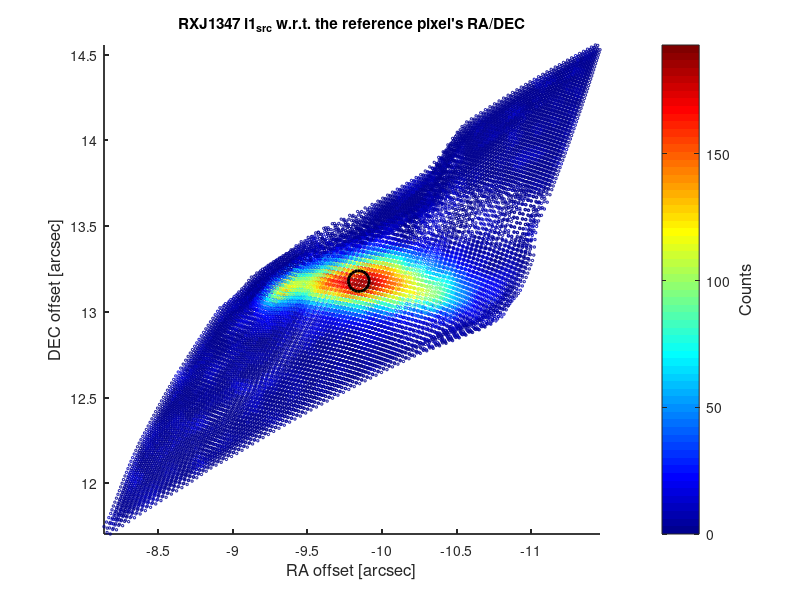
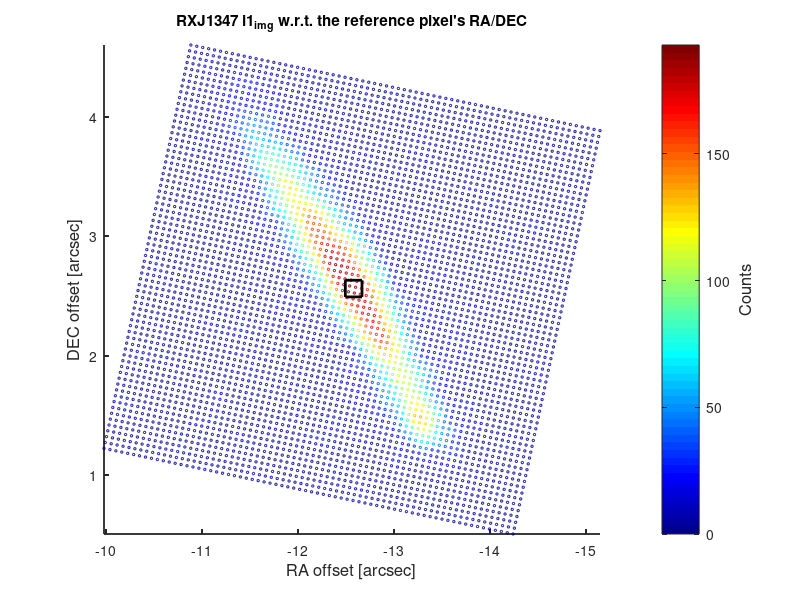
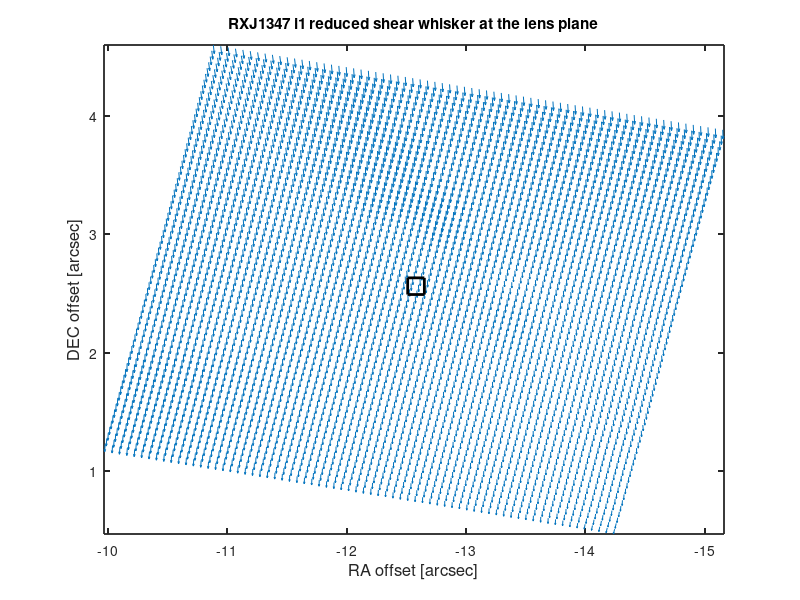

The MATLAB source for these figures, in order:
% plotting one single remapped images

clear all; clc

% getting results for i1_
load 4.1_R_remap.mat
img_ra=(img_ra-ref_ra)*3600.;     % RA in arcsec
img_dec=(img_dec-ref_dec)*3600.;  % DEC in arcsec
img_cnt=img;
src_ra=(reshape(RA4_src,N_img*4,1)-ref_ra)*3600.;     % RA in arcsec
src_dec=(reshape(DEC4_src,N_img*4,1)-ref_dec)*3600.;  % DEC in arcsec
src_cnt=reshape(sb_src,N_img*4,1);
rg1=gamma1_img./(1-kappa_img);
rg2=gamma2_img./(1-kappa_img);
ctr_img_ra=(img_ctr(2,1)-ref_ra)*3600.;
ctr_img_dec=(img_ctr(2,2)-ref_dec)*3600.;
ctr_src_ra=(ctr_ra-ref_ra)*3600.;
ctr_src_dec=(ctr_dec-ref_dec)*3600.;

% color and linewidth schemes
lab_fontsize =12; axes_fontsize =10;
color = {'y','r','m','g','c','k','b'};
solid = {'-b','-r','-m','-g','-c','-k','-y'};
dot = {':b',':r',':m',':g',':c',':k'};
dash = {'--b','--r','--m','--g','--c','--k'};
lw1=2.5; lw2=1.7; lw3=0.8;

%% the remapped images in src plane
figure(1)  
scatter(src_ra,src_dec,3,src_cnt)
colormap('jet');
hold on
plot(ctr_src_ra,ctr_src_dec,'ko','MarkerSize',15,'LineWidth',2)
hold off

xlabel('RA offset [arcsec]','FontSize',lab_fontsize);
ylabel('DEC offset [arcsec]','FontSize',lab_fontsize);
title('RXJ1347 i1_{src} w.r.t. the reference pixel''s RA/DEC')
set(gca,'FontSize',axes_fontsize,'LineWidth',1.3,'XDir','Reverse'); 
ax = gca;
hbar = colorbar('EastOutside');
axes(hbar);
ylabel('Counts','FontSize',lab_fontsize);
set(gca,'FontSize',axes_fontsize);
axes(ax);
axis tight
set(gcf, 'PaperUnits','inches');
set(gcf, 'PaperPosition',[ 0 0 8 6]);
% print -dpsc2 i1_G_src.ps;


%% the original HST images in lens plane
figure(2)  
scatter(img_ra,img_dec,3,img_cnt)
colormap('jet');
hold on
plot(ctr_img_ra,ctr_img_dec,'ks','MarkerSize',12,'LineWidth',2)
hold off

xlabel('RA offset [arcsec]','FontSize',lab_fontsize);
ylabel('DEC offset [arcsec]','FontSize',lab_fontsize);
title('RXJ1347 i1_{img} w.r.t. the reference pixel''s RA/DEC')
set(gca,'FontSize',axes_fontsize,'LineWidth',1.3,'XDir','Reverse'); 
ax = gca;
hbar = colorbar('EastOutside');
axes(hbar);
ylabel('Counts','FontSize',lab_fontsize);
set(gca,'FontSize',axes_fontsize);
axes(ax);
axis tight
set(gcf, 'PaperUnits','inches');
set(gcf, 'PaperPosition',[ 0 0 8 6]);
% print -dpsc2 i1_G_img.ps;


%% plotting the reduced shear vector map   ->  this should go into _single.m later
figure(3)
quiver(img_ra,img_dec,rg1,rg2)
hold on
plot(ctr_img_ra,ctr_img_dec,'ks','MarkerSize',12,'LineWidth',2)
hold off

xlabel('RA offset [arcsec]','FontSize',lab_fontsize);
ylabel('DEC offset [arcsec]','FontSize',lab_fontsize);
title('RXJ1347 i1_ reduced shear whisker at the lens plane')
set(gca,'FontSize',axes_fontsize,'LineWidth',1.3,'XDir','Reverse'); 
axis tight
set(gcf, 'PaperUnits','inches');
set(gcf, 'PaperPosition',[ 0 0 8 6]);
% print -dpsc2 i1_rgvec.ps;
